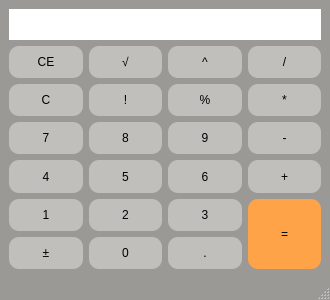
<?xml version="1.0" encoding="UTF-8"?>
<ui version="4.0">
 <class>calculator</class>
 <widget class="QMainWindow" name="calculator">
  <property name="geometry">
   <rect>
    <x>0</x>
    <y>0</y>
    <width>330</width>
    <height>300</height>
   </rect>
  </property>
  <property name="sizePolicy">
   <sizepolicy hsizetype="Preferred" vsizetype="Preferred">
    <horstretch>0</horstretch>
    <verstretch>0</verstretch>
   </sizepolicy>
  </property>
  <property name="minimumSize">
   <size>
    <width>330</width>
    <height>300</height>
   </size>
  </property>
  <property name="maximumSize">
   <size>
    <width>330</width>
    <height>300</height>
   </size>
  </property>
  <property name="windowTitle">
   <string>calculator</string>
  </property>
  <property name="styleSheet">
   <string notr="true">QMainWindow{
	background-color:rgb(154, 153, 150);
}</string>
  </property>
  <widget class="QWidget" name="centralwidget">
   <layout class="QGridLayout" name="gridLayout">
    <item row="1" column="0">
     <widget class="QPushButton" name="ButtonCE">
      <property name="sizePolicy">
       <sizepolicy hsizetype="Minimum" vsizetype="Expanding">
        <horstretch>0</horstretch>
        <verstretch>0</verstretch>
       </sizepolicy>
      </property>
      <property name="styleSheet">
       <string notr="true">QPushButton {
	background-color: rgb(192, 191, 188);
	border: 0px;
	min-width: 2em;
	padding: 5px;
	border-radius: 10px;
	
	color: rgb(0, 0, 0);
}

QPushButton:pressed {
	background-color: rgb(154, 153, 150);
}</string>
      </property>
      <property name="text">
       <string>CE</string>
      </property>
      <property name="shortcut">
       <string>Backspace</string>
      </property>
     </widget>
    </item>
    <item row="1" column="1">
     <widget class="QPushButton" name="ButtonSqrt">
      <property name="sizePolicy">
       <sizepolicy hsizetype="Minimum" vsizetype="Expanding">
        <horstretch>0</horstretch>
        <verstretch>0</verstretch>
       </sizepolicy>
      </property>
      <property name="styleSheet">
       <string notr="true">QPushButton {
	background-color: rgb(192, 191, 188);
	border: 0px;
	min-width: 2em;
	padding: 5px;
	border-radius: 10px;
	
	color: rgb(0, 0, 0);
}

QPushButton:pressed {
	background-color: rgb(154, 153, 150);
}</string>
      </property>
      <property name="text">
       <string>√</string>
      </property>
     </widget>
    </item>
    <item row="1" column="2">
     <widget class="QPushButton" name="ButtonPow">
      <property name="sizePolicy">
       <sizepolicy hsizetype="Minimum" vsizetype="Expanding">
        <horstretch>0</horstretch>
        <verstretch>0</verstretch>
       </sizepolicy>
      </property>
      <property name="styleSheet">
       <string notr="true">QPushButton {
	background-color: rgb(192, 191, 188);
	border: 0px;
	min-width: 2em;
	padding: 5px;
	border-radius: 10px;
	
	color: rgb(0, 0, 0);
}

QPushButton:pressed {
	background-color: rgb(154, 153, 150);
}</string>
      </property>
      <property name="text">
       <string>^</string>
      </property>
      <property name="shortcut">
       <string>^</string>
      </property>
     </widget>
    </item>
    <item row="1" column="3">
     <widget class="QPushButton" name="ButtonDiv">
      <property name="sizePolicy">
       <sizepolicy hsizetype="Minimum" vsizetype="Expanding">
        <horstretch>0</horstretch>
        <verstretch>0</verstretch>
       </sizepolicy>
      </property>
      <property name="styleSheet">
       <string notr="true">QPushButton {
	background-color: rgb(192, 191, 188);
	border: 0px;
	min-width: 2em;
	padding: 5px;
	border-radius: 10px;
	
	color: rgb(0, 0, 0);
}

QPushButton:pressed {
	background-color: rgb(154, 153, 150);
}</string>
      </property>
      <property name="text">
       <string>/</string>
      </property>
      <property name="shortcut">
       <string>/</string>
      </property>
     </widget>
    </item>
    <item row="2" column="0">
     <widget class="QPushButton" name="ButtonC">
      <property name="sizePolicy">
       <sizepolicy hsizetype="Minimum" vsizetype="Expanding">
        <horstretch>0</horstretch>
        <verstretch>0</verstretch>
       </sizepolicy>
      </property>
      <property name="styleSheet">
       <string notr="true">QPushButton {
	background-color: rgb(192, 191, 188);
	border: 0px;
	min-width: 2em;
	padding: 5px;
	border-radius: 10px;
	
	color: rgb(0, 0, 0);
}

QPushButton:pressed {
	background-color: rgb(154, 153, 150);
}</string>
      </property>
      <property name="text">
       <string>C</string>
      </property>
      <property name="shortcut">
       <string>Del</string>
      </property>
     </widget>
    </item>
    <item row="2" column="1">
     <widget class="QPushButton" name="ButtonFact">
      <property name="sizePolicy">
       <sizepolicy hsizetype="Minimum" vsizetype="Expanding">
        <horstretch>0</horstretch>
        <verstretch>0</verstretch>
       </sizepolicy>
      </property>
      <property name="styleSheet">
       <string notr="true">QPushButton {
	background-color: rgb(192, 191, 188);
	border: 0px;
	min-width: 2em;
	padding: 5px;
	border-radius: 10px;
	
	color: rgb(0, 0, 0);
}

QPushButton:pressed {
	background-color: rgb(154, 153, 150);
}</string>
      </property>
      <property name="text">
       <string>!</string>
      </property>
      <property name="shortcut">
       <string>!</string>
      </property>
     </widget>
    </item>
    <item row="2" column="2">
     <widget class="QPushButton" name="ButtonPer">
      <property name="sizePolicy">
       <sizepolicy hsizetype="Minimum" vsizetype="Expanding">
        <horstretch>0</horstretch>
        <verstretch>0</verstretch>
       </sizepolicy>
      </property>
      <property name="styleSheet">
       <string notr="true">QPushButton {
	background-color: rgb(192, 191, 188);
	border: 0px;
	min-width: 2em;
	padding: 5px;
	border-radius: 10px;
	
	color: rgb(0, 0, 0);
}

QPushButton:pressed {
	background-color: rgb(154, 153, 150);
}</string>
      </property>
      <property name="text">
       <string>%</string>
      </property>
     </widget>
    </item>
    <item row="2" column="3">
     <widget class="QPushButton" name="ButtonMul">
      <property name="sizePolicy">
       <sizepolicy hsizetype="Minimum" vsizetype="Expanding">
        <horstretch>0</horstretch>
        <verstretch>0</verstretch>
       </sizepolicy>
      </property>
      <property name="styleSheet">
       <string notr="true">QPushButton {
	background-color: rgb(192, 191, 188);
	border: 0px;
	min-width: 2em;
	padding: 5px;
	border-radius: 10px;
	
	color: rgb(0, 0, 0);
}

QPushButton:pressed {
	background-color: rgb(154, 153, 150);
}</string>
      </property>
      <property name="text">
       <string>*</string>
      </property>
      <property name="shortcut">
       <string>*</string>
      </property>
     </widget>
    </item>
    <item row="3" column="0">
     <widget class="QPushButton" name="Button7">
      <property name="sizePolicy">
       <sizepolicy hsizetype="Minimum" vsizetype="Expanding">
        <horstretch>0</horstretch>
        <verstretch>0</verstretch>
       </sizepolicy>
      </property>
      <property name="styleSheet">
       <string notr="true">QPushButton {
	background-color: rgb(192, 191, 188);
	border: 0px;
	min-width: 2em;
	padding: 5px;
	border-radius: 10px;
	
	color: rgb(0, 0, 0);
}

QPushButton:pressed {
	background-color: rgb(154, 153, 150);
}</string>
      </property>
      <property name="text">
       <string>7</string>
      </property>
      <property name="shortcut">
       <string>7</string>
      </property>
     </widget>
    </item>
    <item row="3" column="1">
     <widget class="QPushButton" name="Button8">
      <property name="sizePolicy">
       <sizepolicy hsizetype="Minimum" vsizetype="Expanding">
        <horstretch>0</horstretch>
        <verstretch>0</verstretch>
       </sizepolicy>
      </property>
      <property name="styleSheet">
       <string notr="true">QPushButton {
	background-color: rgb(192, 191, 188);
	border: 0px;
	min-width: 2em;
	padding: 5px;
	border-radius: 10px;
	
	color: rgb(0, 0, 0);
}

QPushButton:pressed {
	background-color: rgb(154, 153, 150);
}</string>
      </property>
      <property name="text">
       <string>8</string>
      </property>
      <property name="shortcut">
       <string>8</string>
      </property>
     </widget>
    </item>
    <item row="3" column="2">
     <widget class="QPushButton" name="Button9">
      <property name="sizePolicy">
       <sizepolicy hsizetype="Minimum" vsizetype="Expanding">
        <horstretch>0</horstretch>
        <verstretch>0</verstretch>
       </sizepolicy>
      </property>
      <property name="styleSheet">
       <string notr="true">QPushButton {
	background-color: rgb(192, 191, 188);
	border: 0px;
	min-width: 2em;
	padding: 5px;
	border-radius: 10px;
	
	color: rgb(0, 0, 0);
}

QPushButton:pressed {
	background-color: rgb(154, 153, 150);
}</string>
      </property>
      <property name="text">
       <string>9</string>
      </property>
      <property name="shortcut">
       <string>9</string>
      </property>
     </widget>
    </item>
    <item row="3" column="3">
     <widget class="QPushButton" name="ButtonSub">
      <property name="sizePolicy">
       <sizepolicy hsizetype="Minimum" vsizetype="Expanding">
        <horstretch>0</horstretch>
        <verstretch>0</verstretch>
       </sizepolicy>
      </property>
      <property name="styleSheet">
       <string notr="true">QPushButton {
	background-color: rgb(192, 191, 188);
	border: 0px;
	min-width: 2em;
	padding: 5px;
	border-radius: 10px;
	
	color: rgb(0, 0, 0);
}

QPushButton:pressed {
	background-color: rgb(154, 153, 150);
}</string>
      </property>
      <property name="text">
       <string>-</string>
      </property>
      <property name="shortcut">
       <string>-</string>
      </property>
     </widget>
    </item>
    <item row="4" column="0">
     <widget class="QPushButton" name="Button4">
      <property name="sizePolicy">
       <sizepolicy hsizetype="Minimum" vsizetype="Expanding">
        <horstretch>0</horstretch>
        <verstretch>0</verstretch>
       </sizepolicy>
      </property>
      <property name="styleSheet">
       <string notr="true">QPushButton {
	background-color: rgb(192, 191, 188);
	border: 0px;
	min-width: 2em;
	padding: 5px;
	border-radius: 10px;
	
	color: rgb(0, 0, 0);
}

QPushButton:pressed {
	background-color: rgb(154, 153, 150);
}</string>
      </property>
      <property name="text">
       <string>4</string>
      </property>
      <property name="shortcut">
       <string>4</string>
      </property>
     </widget>
    </item>
    <item row="4" column="1">
     <widget class="QPushButton" name="Button5">
      <property name="sizePolicy">
       <sizepolicy hsizetype="Minimum" vsizetype="Expanding">
        <horstretch>0</horstretch>
        <verstretch>0</verstretch>
       </sizepolicy>
      </property>
      <property name="styleSheet">
       <string notr="true">QPushButton {
	background-color: rgb(192, 191, 188);
	border: 0px;
	min-width: 2em;
	padding: 5px;
	border-radius: 10px;
	
	color: rgb(0, 0, 0);
}

QPushButton:pressed {
	background-color: rgb(154, 153, 150);
}</string>
      </property>
      <property name="text">
       <string>5</string>
      </property>
      <property name="shortcut">
       <string>5</string>
      </property>
     </widget>
    </item>
    <item row="4" column="2">
     <widget class="QPushButton" name="Button6">
      <property name="sizePolicy">
       <sizepolicy hsizetype="Minimum" vsizetype="Expanding">
        <horstretch>0</horstretch>
        <verstretch>0</verstretch>
       </sizepolicy>
      </property>
      <property name="styleSheet">
       <string notr="true">QPushButton {
	background-color: rgb(192, 191, 188);
	border: 0px;
	min-width: 2em;
	padding: 5px;
	border-radius: 10px;
	
	color: rgb(0, 0, 0);
}

QPushButton:pressed {
	background-color: rgb(154, 153, 150);
}</string>
      </property>
      <property name="text">
       <string>6</string>
      </property>
      <property name="shortcut">
       <string>6</string>
      </property>
     </widget>
    </item>
    <item row="4" column="3">
     <widget class="QPushButton" name="ButtonAdd">
      <property name="sizePolicy">
       <sizepolicy hsizetype="Minimum" vsizetype="Expanding">
        <horstretch>0</horstretch>
        <verstretch>0</verstretch>
       </sizepolicy>
      </property>
      <property name="styleSheet">
       <string notr="true">QPushButton {
	background-color: rgb(192, 191, 188);
	border: 0px;
	min-width: 2em;
	padding: 5px;
	border-radius: 10px;
	
	color: rgb(0, 0, 0);
}

QPushButton:pressed {
	background-color: rgb(154, 153, 150);
}</string>
      </property>
      <property name="text">
       <string>+</string>
      </property>
      <property name="shortcut">
       <string>+</string>
      </property>
     </widget>
    </item>
    <item row="5" column="0">
     <widget class="QPushButton" name="Button1">
      <property name="sizePolicy">
       <sizepolicy hsizetype="Minimum" vsizetype="Expanding">
        <horstretch>0</horstretch>
        <verstretch>0</verstretch>
       </sizepolicy>
      </property>
      <property name="styleSheet">
       <string notr="true">QPushButton {
	background-color: rgb(192, 191, 188);
	border: 0px;
	min-width: 2em;
	padding: 5px;
	border-radius: 10px;
	
	color: rgb(0, 0, 0);
}

QPushButton:pressed {
	background-color: rgb(154, 153, 150);
}</string>
      </property>
      <property name="text">
       <string>1</string>
      </property>
      <property name="shortcut">
       <string>1</string>
      </property>
     </widget>
    </item>
    <item row="5" column="1">
     <widget class="QPushButton" name="Button2">
      <property name="sizePolicy">
       <sizepolicy hsizetype="Minimum" vsizetype="Expanding">
        <horstretch>0</horstretch>
        <verstretch>0</verstretch>
       </sizepolicy>
      </property>
      <property name="styleSheet">
       <string notr="true">QPushButton {
	background-color: rgb(192, 191, 188);
	border: 0px;
	min-width: 2em;
	padding: 5px;
	border-radius: 10px;
	
	color: rgb(0, 0, 0);
}

QPushButton:pressed {
	background-color: rgb(154, 153, 150);
}</string>
      </property>
      <property name="text">
       <string>2</string>
      </property>
      <property name="shortcut">
       <string>2</string>
      </property>
     </widget>
    </item>
    <item row="5" column="2">
     <widget class="QPushButton" name="Button3">
      <property name="sizePolicy">
       <sizepolicy hsizetype="Minimum" vsizetype="Expanding">
        <horstretch>0</horstretch>
        <verstretch>0</verstretch>
       </sizepolicy>
      </property>
      <property name="styleSheet">
       <string notr="true">QPushButton {
	background-color: rgb(192, 191, 188);
	border: 0px;
	min-width: 2em;
	padding: 5px;
	border-radius: 10px;
	
	color: rgb(0, 0, 0);
}

QPushButton:pressed {
	background-color: rgb(154, 153, 150);
}</string>
      </property>
      <property name="text">
       <string>3</string>
      </property>
      <property name="shortcut">
       <string>3</string>
      </property>
     </widget>
    </item>
    <item row="6" column="0">
     <widget class="QPushButton" name="ButtonNeg">
      <property name="sizePolicy">
       <sizepolicy hsizetype="Minimum" vsizetype="Expanding">
        <horstretch>0</horstretch>
        <verstretch>0</verstretch>
       </sizepolicy>
      </property>
      <property name="styleSheet">
       <string notr="true">QPushButton {
	background-color: rgb(192, 191, 188);
	border: 0px;
	min-width: 2em;
	padding: 5px;
	border-radius: 10px;
	
	color: rgb(0, 0, 0);
}

QPushButton:pressed {
	background-color: rgb(154, 153, 150);
}</string>
      </property>
      <property name="text">
       <string>±</string>
      </property>
     </widget>
    </item>
    <item row="6" column="1">
     <widget class="QPushButton" name="Button0">
      <property name="sizePolicy">
       <sizepolicy hsizetype="Minimum" vsizetype="Expanding">
        <horstretch>0</horstretch>
        <verstretch>0</verstretch>
       </sizepolicy>
      </property>
      <property name="styleSheet">
       <string notr="true">QPushButton {
	background-color: rgb(192, 191, 188);
	border: 0px;
	min-width: 2em;
	padding: 5px;
	border-radius: 10px;
	
	color: rgb(0, 0, 0);
}

QPushButton:pressed {
	background-color: rgb(154, 153, 150);
}</string>
      </property>
      <property name="text">
       <string>0</string>
      </property>
      <property name="shortcut">
       <string>0</string>
      </property>
     </widget>
    </item>
    <item row="6" column="2">
     <widget class="QPushButton" name="ButtonDec">
      <property name="sizePolicy">
       <sizepolicy hsizetype="Minimum" vsizetype="Expanding">
        <horstretch>0</horstretch>
        <verstretch>0</verstretch>
       </sizepolicy>
      </property>
      <property name="styleSheet">
       <string notr="true">QPushButton {
	background-color: rgb(192, 191, 188);
	border: 0px;
	min-width: 2em;
	padding: 5px;
	border-radius: 10px;
	
	color: rgb(0, 0, 0);
}

QPushButton:pressed {
	background-color: rgb(154, 153, 150);
}</string>
      </property>
      <property name="text">
       <string>.</string>
      </property>
      <property name="shortcut">
       <string>.</string>
      </property>
     </widget>
    </item>
    <item row="5" column="3" rowspan="2">
     <widget class="QPushButton" name="ButtonEq">
      <property name="sizePolicy">
       <sizepolicy hsizetype="Minimum" vsizetype="Expanding">
        <horstretch>0</horstretch>
        <verstretch>0</verstretch>
       </sizepolicy>
      </property>
      <property name="styleSheet">
       <string notr="true">QPushButton {
	background-color: rgb(255, 163, 72);
	border: 0px;
	min-width: 2em;
	padding: 5px;
	border-radius: 10px;
	
	color: rgb(0, 0, 0);
}

QPushButton:pressed {
	background-color: rgb(255, 120, 0);
}</string>
      </property>
      <property name="text">
       <string>=</string>
      </property>
      <property name="shortcut">
       <string>Return</string>
      </property>
     </widget>
    </item>
    <item row="0" column="0" colspan="4">
     <widget class="QLabel" name="label">
      <property name="sizePolicy">
       <sizepolicy hsizetype="Preferred" vsizetype="Expanding">
        <horstretch>0</horstretch>
        <verstretch>0</verstretch>
       </sizepolicy>
      </property>
      <property name="maximumSize">
       <size>
        <width>16777215</width>
        <height>31</height>
       </size>
      </property>
      <property name="font">
       <font>
        <pointsize>20</pointsize>
       </font>
      </property>
      <property name="styleSheet">
       <string notr="true">QLabel{
	color: rgb(0, 0, 0);
	background-color: rgb(255, 255, 255);
}</string>
      </property>
      <property name="alignment">
       <set>Qt::AlignBottom|Qt::AlignRight|Qt::AlignTrailing</set>
      </property>
     </widget>
    </item>
   </layout>
  </widget>
  <widget class="QMenuBar" name="menubar">
   <property name="geometry">
    <rect>
     <x>0</x>
     <y>0</y>
     <width>330</width>
     <height>22</height>
    </rect>
   </property>
  </widget>
  <widget class="QStatusBar" name="statusbar"/>
 </widget>
 <resources/>
 <connections/>
</ui>
